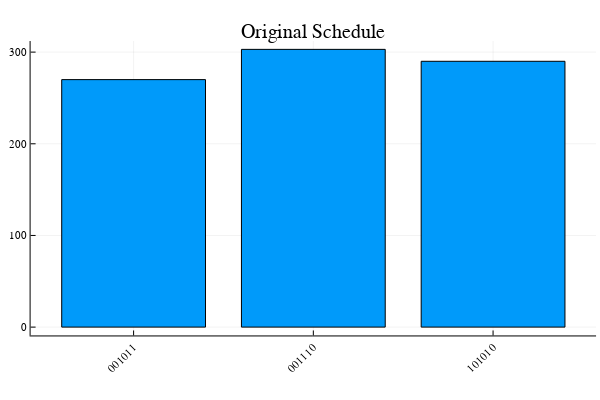

The notebook cell saved with this chart:
### Code cell
plotly()
Plots.PlotlyBackend()
a=countmap(samples)        # arma dic conf=>cuentas
confs=collect(keys(a))     # array de confs (Binario)
cuentas=collect(values(a)); # array de cuentas
#

cuentas2=[]
ticklabel = String[]
for k in 1:size(confs)[1]
    if  cuentas[k] > (nshot/10)
        zz=""
        for i in 1:6
            zz=zz*string(confs[k][i])
        end
        push!(ticklabel,zz)
        push!(cuentas2,cuentas[k])
    end
end
plot_ref=bar(cuentas2, xticks=(1:size(confs)[1], ticklabel), legend = false, title="Original Schedule")
xaxis!(xrotation=45)
#png(fn) # save the current fig as png with filename fn
#png(plot_ref, fn)

### Figure 1 — Plotly figure (JSON) as saved in the notebook; plotly's stock layout.template omitted (floating-point values rounded to 4 significant figures)
{"data": [{"fill": "tozeroy", "fillcolor": "rgba(0, 154, 250, 1.000)", "hoverinfo": "none", "legendgroup": "y1", "line": {"color": "rgba(0, 0, 0, 1.000)", "dash": "solid", "width": 1}, "mode": "lines", "name": "y1", "showlegend": true, "type": "scatter", "x": [0.6, 0.6, 1.4, 1.4, 0.6, 0.6], "xaxis": "x1", "y": [270, 0, 0, 270, 270, 270], "yaxis": "y1"}, {"fill": "tozeroy", "fillcolor": "rgba(0, 154, 250, 1.000)", "hoverinfo": "none", "legendgroup": "y1", "line": {"color": "rgba(0, 0, 0, 1.000)", "dash": "solid", "width": 1}, "mode": "lines", "name": "y1", "showlegend": false, "type": "scatter", "x": [1.6, 1.6, 2.4, 2.4, 1.6, 1.6], "xaxis": "x1", "y": [303, 0, 0, 303, 303, 303], "yaxis": "y1"}, {"fill": "tozeroy", "fillcolor": "rgba(0, 154, 250, 1.000)", "hoverinfo": "none", "legendgroup": "y1", "line": {"color": "rgba(0, 0, 0, 1.000)", "dash": "solid", "width": 1}, "mode": "lines", "name": "y1", "showlegend": false, "type": "scatter", "x": [2.6, 2.6, 3.4, 3.4, 2.6, 2.6], "xaxis": "x1", "y": [290, 0, 0, 290, 290, 290], "yaxis": "y1"}], "layout": {"annotations": [{"font": {"color": "rgba(0, 0, 0, 1.000)", "family": "sans-serif", "size": 20}, "rotation": 0, "showarrow": false, "text": "Original Schedule", "x": 0.5222, "xanchor": "center", "xref": "paper", "y": 1, "yanchor": "top", "yref": "paper"}], "height": 400, "margin": {"b": 20, "l": 0, "r": 0, "t": 20}, "paper_bgcolor": "rgba(255, 255, 255, 1.000)", "plot_bgcolor": "rgba(255, 255, 255, 1.000)", "showlegend": false, "width": 600, "xaxis": {"anchor": "y", "domain": [0.05101, 0.9934], "gridcolor": "rgba(0, 0, 0, 0.100)", "gridwidth": 0.5, "linecolor": "rgba(0, 0, 0, 1.000)", "mirror": false, "range": [0.427, 3.573], "showgrid": true, "showline": true, "showticklabels": true, "tickangle": -45, "tickcolor": "rgb(0, 0, 0)", "tickfont": {"color": "rgba(0, 0, 0, 1.000)", "family": "sans-serif", "size": 11}, "tickmode": "array", "ticks": "inside", "ticktext": ["001011", "001110", "101010"], "tickvals": [1, 2, 3, 4, 5, 6, 7, 8, 9, 10, 11, 12, 13, 14, 15, 16, 17, 18, 19], "title": "", "titlefont": {"color": "rgba(0, 0, 0, 1.000)", "family": "sans-serif", "size": 15}, "type": "-", "visible": true, "zeroline": false, "zerolinecolor": "rgba(0, 0, 0, 1.000)"}, "yaxis": {"anchor": "x", "domain": [0.1238, 0.9415], "gridcolor": "rgba(0, 0, 0, 0.100)", "gridwidth": 0.5, "linecolor": "rgba(0, 0, 0, 1.000)", "mirror": false, "range": [-9.09, 312.1], "showgrid": true, "showline": true, "showticklabels": true, "tickangle": 0, "tickcolor": "rgb(0, 0, 0)", "tickfont": {"color": "rgba(0, 0, 0, 1.000)", "family": "sans-serif", "size": 11}, "tickmode": "array", "ticks": "inside", "ticktext": ["0", "100", "200", "300"], "tickvals": [0, 100, 200, 300], "title": "", "titlefont": {"color": "rgba(0, 0, 0, 1.000)", "family": "sans-serif", "size": 15}, "type": "-", "visible": true, "zeroline": false, "zerolinecolor": "rgba(0, 0, 0, 1.000)"}}}
